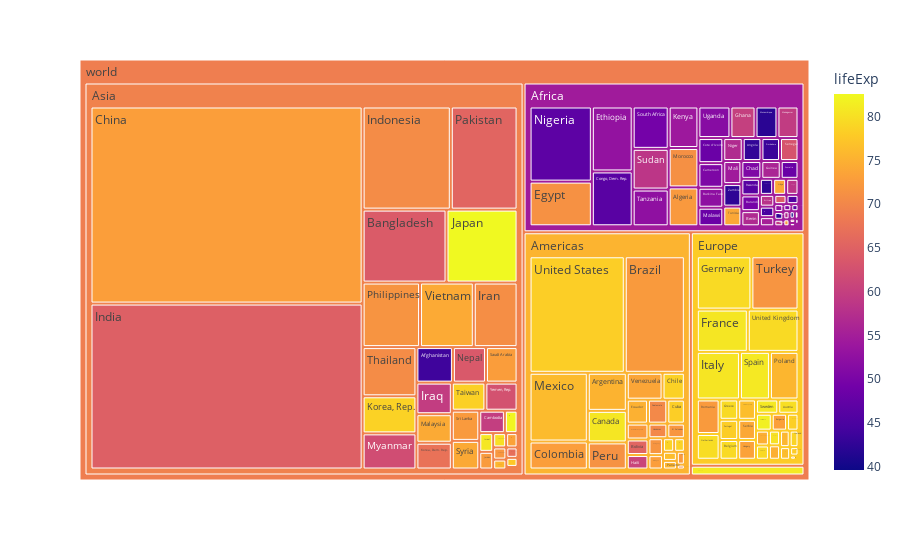

Write notebook code for a chart like this one.
### Markdown cell above
#### Treemap

Treemaps allow one to view hierarchical relationships by creating a sequence of nested rectangles. We can use plotly's `px.treemap()` function to create interactive tree maps.

Let's create an interactive treemap showing the population of each country separately for each continent, as well as color each country based on the average life expectancy. In particular, let's set the following properties:

- `path`: Should be a list with continent at the highest level and country nested within continent. We can also set the first argument of the list to be `px.Constant('world')` so that at the highest level we get the label "world". 
- `values`: Should specify that the size of each rectangle is equal to a country's population 
- `color`: Set to the countries' life expectancies

What do you think of this plot?

### Code cell
# Create a treemap

fig = px.treemap(gapminder_2007, 
                 path=[px.Constant('world'), 'continent', 'country'], 
                 values='pop', 
                 color='lifeExp')
                 #color='gdpPercap')

fig.show()

### Figure 1 — Plotly figure (JSON) as saved in the notebook; plotly's stock layout.template omitted (floating-point values rounded to 4 significant figures; data arrays with more than 128 entries replaced by an {"elided": "..."} marker saying what was removed)
{"data": [{"branchvalues": "total", "customdata": {"elided": "148x1 float values"}, "domain": {"x": [0, 1], "y": [0, 1]}, "hovertemplate": "labels=%{label}<br>pop=%{value}<br>parent=%{parent}<br>id=%{id}<br>lifeExp=%{color}<extra></extra>", "ids": {"elided": "148 str values"}, "labels": {"elided": "148 str values"}, "marker": {"coloraxis": "coloraxis", "colors": {"elided": "148 float values"}}, "name": "", "parents": {"elided": "148 str values"}, "type": "treemap", "values": {"elided": "148 int values"}}], "layout": {"autosize": true, "coloraxis": {"colorbar": {"title": {"text": "lifeExp"}}, "colorscale": [[0, "#0d0887"], [0.1111, "#46039f"], [0.2222, "#7201a8"], [0.3333, "#9c179e"], [0.4444, "#bd3786"], [0.5556, "#d8576b"], [0.6667, "#ed7953"], [0.7778, "#fb9f3a"], [0.8889, "#fdca26"], [1, "#f0f921"]]}, "legend": {"tracegroupgap": 0}, "margin": {"t": 60}}}
